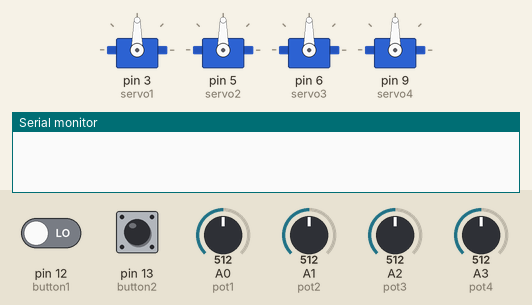
Simulated run of this sketch. Board: Arduino Uno, built with avr-gcc and run on an emulated ATmega328P. On the bench: 4 × servo, the last lines printed to the serial monitor. The test bench sets the inputs (shaded band); at power-on: pin 13 (button2) LOW, pin 12 (button1) LOW, A0 (pot1) = 512, A1 (pot2) = 512, A2 (pot3) = 512, A3 (pot4) = 512.

Above: at 1.2 s.
1.3 s: pin 13 (button2) pulled HIGH for 0.35 s
At 2.0 s:
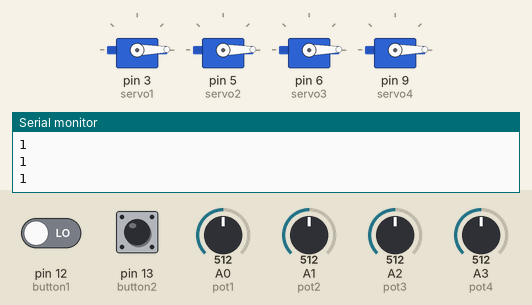
3.1 s: pin 12 (button1) driven HIGH and pin 13 (button2) driven HIGH
6.1 s: A0 (pot1) set to 716
At 13.5 s:
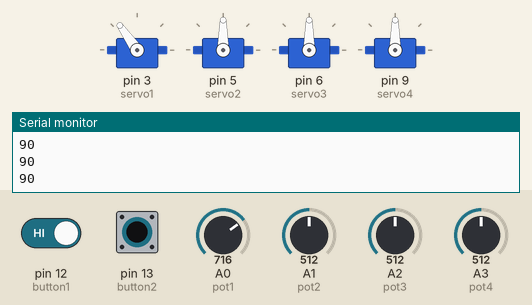
Timing chart, 0 to 15.1 s (numbered marks = the images above; inputs shaded):
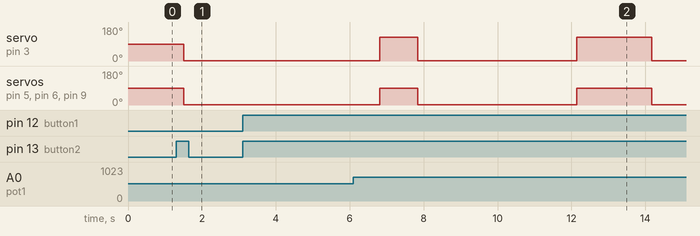

Measured:
- after the input at 1.3 s, servo on pin 3 (servo1), servo on pin 5 (servo2), servo on pin 6 (servo3), servo on pin 9 (servo4): 90° → 1° after 0.21 s

The sketch:

hafizali_robot_kol.ino
```cpp
#include <Servo.h>

Servo servo1;
Servo servo2;
Servo servo3;
Servo servo4;


const int button1 = 12;
const int button2 = 13;

int button1deger = 0;
boolean button2deger = false;

const int pot1 = A0;
const int pot2 = A1;
const int pot3 = A2;
const int pot4 = A3;

int pot1deger;
int pot2deger;
int pot3deger;
int pot4deger;
int pot1aci;
int pot2aci;
int pot3aci;
int pot4aci;

int servo1Poskayit[] = {1,1,1,1,1};
int servo2Poskayit[] = {1,1,1,1,1};
int servo3Poskayit[] = {1,1,1,1,1};
int servo4Poskayit[] = {1,1,1,1,1};

void setup() {
  servo1.attach(3);
  servo2.attach(5);
  servo3.attach(6);
  servo4.attach(9);


  pinMode(button1, INPUT);
  pinMode(button2, INPUT);

  Serial.begin(9600);
}

void loop() {

  pot1deger = analogRead(pot1);
  pot1aci = map(pot1deger, 0, 1023, 0, 180);
  pot2deger = analogRead(pot2);
  pot2aci = map(pot2deger, 0, 1023, 0, 180);
  pot3deger = analogRead(pot3);
  pot3aci = map(pot3deger, 0, 1023, 0, 180);
  pot4deger = analogRead(pot4);
  pot4aci = map(pot4deger, 0, 1023, 0, 180);

  servo1.write(pot1aci);
  servo2.write(pot2aci);
  servo3.write(pot3aci);
  servo4.write(pot4aci);

  if(digitalRead(button1) == HIGH){
    button1deger++;
    switch(button1deger){
      case 1:
        servo1Poskayit[0] = pot1aci;
        servo2Poskayit[0] = pot2aci;
        servo3Poskayit[0] = pot3aci;
        servo4Poskayit[0] = pot4aci;

        Serial.println("Birinci kayıt yapıldı");
        break;
      case 2:
         servo1Poskayit[1] = pot1aci;
         servo2Poskayit[1] = pot2aci;
         servo3Poskayit[1] = pot3aci;
         servo4Poskayit[1] = pot4aci;

         Serial.println("İkinci kayıt yapıldı");
         break;
      case 3:
         servo1Poskayit[2] = pot1aci;
         servo2Poskayit[2] = pot2aci;
         servo3Poskayit[2] = pot3aci;
         servo4Poskayit[2] = pot4aci;
         Serial.println("Üçüncü kayıt yapıldı");
         break;
       case 4:
         servo1Poskayit[3] = pot1aci;
         servo2Poskayit[3] = pot2aci;
         servo3Poskayit[3] = pot3aci;
         servo4Poskayit[3] = pot4aci;
         Serial.println("Dördüncü kayıt yapıldı");
         break;
       case 5:
         servo1Poskayit[4] = pot1aci;
         servo2Poskayit[4] = pot2aci;
         servo3Poskayit[4] = pot3aci;
         servo4Poskayit[4] = pot4aci;
         Serial.println("Beşinci kayıt yapıldı");
         break;
    }
  }

  if(digitalRead(button2) == HIGH){
    button2deger = true;
    Serial.println("SON BUTONA BASILDI");
  }

  if(button2deger){
    for(int i = 0; i < 5; i++){
        servo1.write(servo1Poskayit[i]);
        servo2.write(servo2Poskayit[i]);
        servo3.write(servo3Poskayit[i]);
        servo4.write(servo4Poskayit[i]);
        Serial.println(" Potansiyometre acilari: ");
        Serial.println(servo1Poskayit[i]);
        Serial.println(servo2Poskayit[i]);
        Serial.println(servo3Poskayit[i]);
        Serial.println(servo4Poskayit[i]);
        delay(1000);
      }
  }
  delay(300);
}
```
